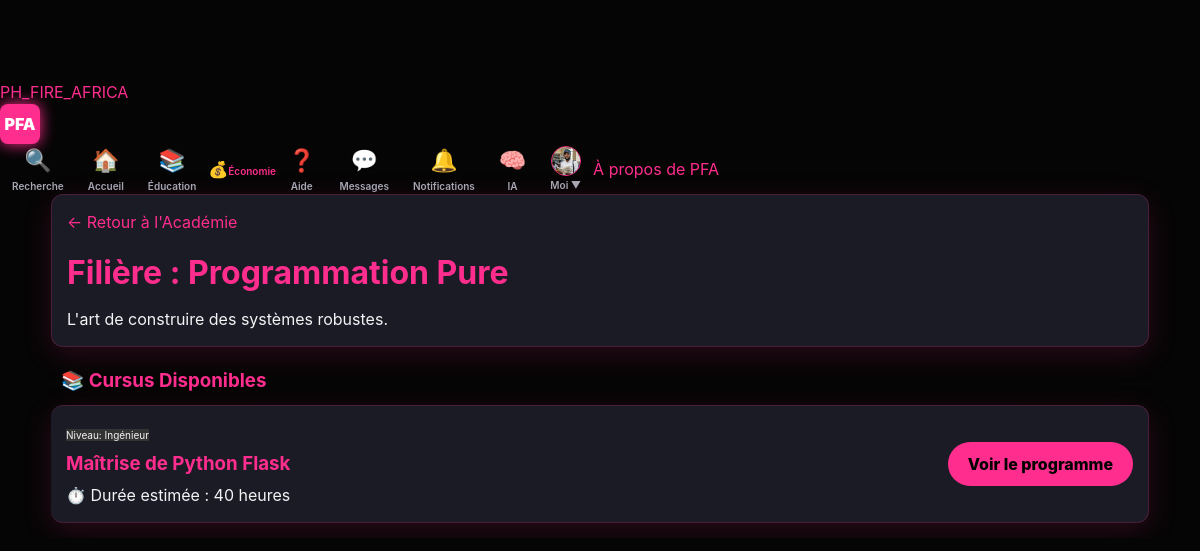
Page /academie/domaine/1 (signed in) on the committed database.
### tables this page shows
CREATE TABLE users (
  id INTEGER PRIMARY KEY AUTOINCREMENT,
  username TEXT UNIQUE NOT NULL,
  identifier TEXT UNIQUE NOT NULL,
  display_name TEXT NOT NULL,
  bio TEXT DEFAULT '',
  password_hash TEXT NOT NULL,
  created_at TEXT NOT NULL
, profile_pic TEXT DEFAULT 'default_avatar.png', cover_pic TEXT DEFAULT 'default_cover.jpg', role TEXT DEFAULT 'apprenant', language TEXT DEFAULT 'fr', privacy_level TEXT DEFAULT 'public', video_pref TEXT DEFAULT 'data_saver');

CREATE TABLE domains (id INTEGER PRIMARY KEY AUTOINCREMENT, nom VARCHAR(100), description TEXT);

CREATE TABLE curriculums (id INTEGER PRIMARY KEY AUTOINCREMENT, domain_id INT REFERENCES domains(id), titre VARCHAR(200), niveau VARCHAR(50), duree INT);

### app.py (the view)
    @app.get("/academie/domaine/<int:d_id>")
    @login_required
    def academie_domaine(d_id):
        domaine = db_one("SELECT * FROM domains WHERE id=?", (d_id,))
        cursus = db_all("SELECT * FROM curriculums WHERE domain_id=?", (d_id,))
        return render_template("academie/domaine.html", domaine=domaine, cursus=cursus)

### templates/academie/domaine.html
{% extends "base.html" %}
{% block content %}
<div class="card">
    <a href="{{ url_for('academie_home') }}" class="muted small">← Retour à l'Académie</a>
    <h1 style="margin-top: 15px;">Filière : {{ domaine.nom }}</h1>
    <p class="muted">{{ domaine.description }}</p>
</div>
<h3 style="margin: 20px 0 10px 10px;">📚 Cursus Disponibles</h3>
<div class="stack">
    {% for c in cursus %}
    <div class="card" style="display: flex; justify-content: space-between; align-items: center; border-left: 4px solid var(--ok);">
        <div>
            <span class="badge" style="font-size: 10px; background: #333;">Niveau: {{ c.niveau }}</span>
            <h3 style="margin: 5px 0;">{{ c.titre }}</h3>
            <p class="small muted">⏱️ Durée estimée : {{ c.duree }} heures</p>
        </div>
        <a href="{{ url_for('academie_cursus', c_id=c.id) }}" class="btn btn-ghost">
            Voir le programme
        </a>
    </div>
    {% else %}
    <div class="card">
        <p class="muted">Aucun cursus n'est disponible pour ce domaine actuellement.</p>
    </div>
    {% endfor %}
</div>
{% endblock %}

### templates/base.html (shortened to what this page needs)
<!DOCTYPE html>
<html lang="fr">
<head>
  <link rel="stylesheet" href="{{ url_for('static', filename='style.css') }}">
</head>
<body>
  {% if me %}
  <div class="nav-left">
     <a href="{{ url_for('feed') }}" class="nav-logo">PH_FIRE_AFRICA</a>
    <a href="{{ url_for('feed') }}" class="logo-pfa">PFA</a>
  </div>
      <nav class="nav-icons-group">
      <a href="{{ url_for('rechercher') }}" class="nav-link-icon" title="Rechercher">
      <span class="icon">🔍</span><span class="nav-text">Recherche</span></a>
      <a href="{{ url_for('feed') }}" class="nav-link-icon" title="Accueil">
      <span class="icon">🏠</span><span class="nav-text">Accueil</span></a>
      <a href="{{ url_for('academie_home') }}" class="nav-link-icon" title="Éducation">
      <span class="icon">📚</span><span class="nav-text">Éducation</span></a>
      <a href="{{ url_for('wallet') }}" class="nav-icon" title="Économie">
      <span class="icon">💰</span><span class="nav-text">Économie</span></a>
        <a href="{{ url_for('guide_utilisation') }}" class="nav-link-icon" title="Guide d'utilisation">
      <span class="icon">❓</span>
      <span class="nav-text">Aide</span>
    </a>
      <a href="{{ url_for('messages') }}" class="nav-link-icon" title="Messages">
    <span class="icon">💬</span>
    <span class="nav-text">Messages</span>
</a>
<a href="{{ url_for('notifications') }}" class="nav-link-icon" title="Notifications">
    <span class="icon">🔔</span>
    <span class="nav-text">Notifications</span>
</a>
      <a href="{{ url_for('tuteur_view') }}" class="nav-link-icon" title="IA Mwalimu">
      <span class="icon">🧠</span><span class="nav-text">IA</span></a>
      <a href="{{ url_for('profile', username=me.username) }}" class="nav-link-icon profile-link">
      <img src="{{ url_for('static', filename='uploads/' ~ me.profile_pic) }}" class="avatar-nav" onerror="this.src='https://ui-avatars.com/api/?name={{ me.display_name }}&background=ff2d8d&color=fff'">
      <span class="nav-text">Moi ▼</span></a>
      <a href="{{ url_for('a_propos') }}" class="muted small">À propos de PFA</a>
    </nav>
  {% endif %}
  <main class="container">
    {% block content %}{% endblock %}
  </main>
</body>
</html>

### static/style.css (style rules this page uses)
:root { --bg: #050505; --panel: #1b1b25; --panel-glass: rgba(27, 27, 37, 0.98); --accent: #ff2d8d; --accent-dark: #e2316c; --text-main: #f3f3f6; --muted: #a7a7b4; --border: rgba(255, 45, 141, 0.2); --radius: 12px; --shadow: 0 8px 30px rgba(255, 45, 141, 0.15); --nav-height: 65px; }
* { box-sizing: border-box; margin: 0; padding: 0; }
html, body { width: 100%; max-width: 100vw; overflow-x: hidden; background-color: var(--bg); color: var(--text-main); font-family: 'Inter', system-ui, sans-serif; line-height: 1.5; }
body { padding-top: calc(var(--nav-height) + 15px); }
a { color: var(--accent); text-decoration: none; transition: 0.3s; }
h1, h2, h3, h4 { color: var(--accent); margin-bottom: 10px; }
img { max-width: 100%; height: auto; display: block; object-fit: cover; }
.logo-pfa { background-color: var(--accent); color: #fff !important; width: 40px; height: 40px; display: flex; align-items: center; justify-content: center; border-radius: 8px; font-weight: 900; font-size: 16px; box-shadow: 0 0 15px var(--accent); }
.nav-icons-group { display: flex; align-items: center; height: 100%; }
.nav-link-icon { display: flex; flex-direction: column; align-items: center; padding: 0 12px; height: 100%; color: var(--muted); text-decoration: none; }
.nav-link-icon .icon { font-size: 22px; }
.nav-text { font-size: 10px; margin-top: 2px; font-weight: 600; }
.container { max-width: 1128px; margin: 0 auto; padding: 0 15px; }
.card { background: var(--panel); border: 1px solid var(--border); border-radius: var(--radius); padding: 15px; margin-bottom: 15px; box-shadow: var(--shadow); }
.avatar-nav, .avatar-chat { width: 30px; height: 30px; border-radius: 50% !important; border: 1.5px solid var(--accent); }
.btn { background: var(--accent); color: #000; padding: 10px 20px; border-radius: 30px; font-weight: 800; border: none; cursor: pointer; }

### rows in the picture
users: profile_pic (picture)
domains: nom "Programmation Pure", description "L'art de construire des systèmes robustes."
curriculums: niveau "Ingénieur", titre "Maîtrise de Python Flask", duree "40"
